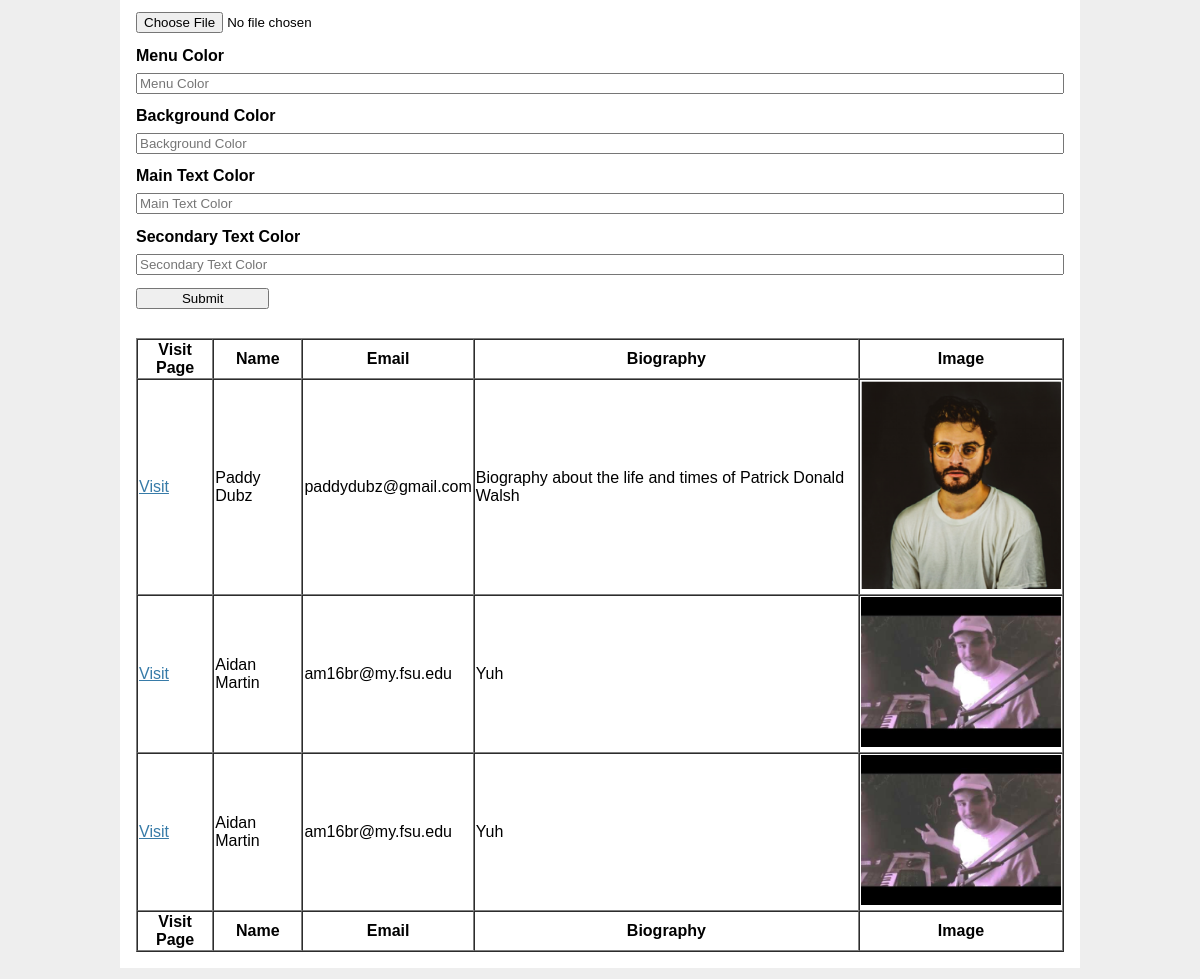
Page /add/Profile (signed in, lower part) on the earlier database version.
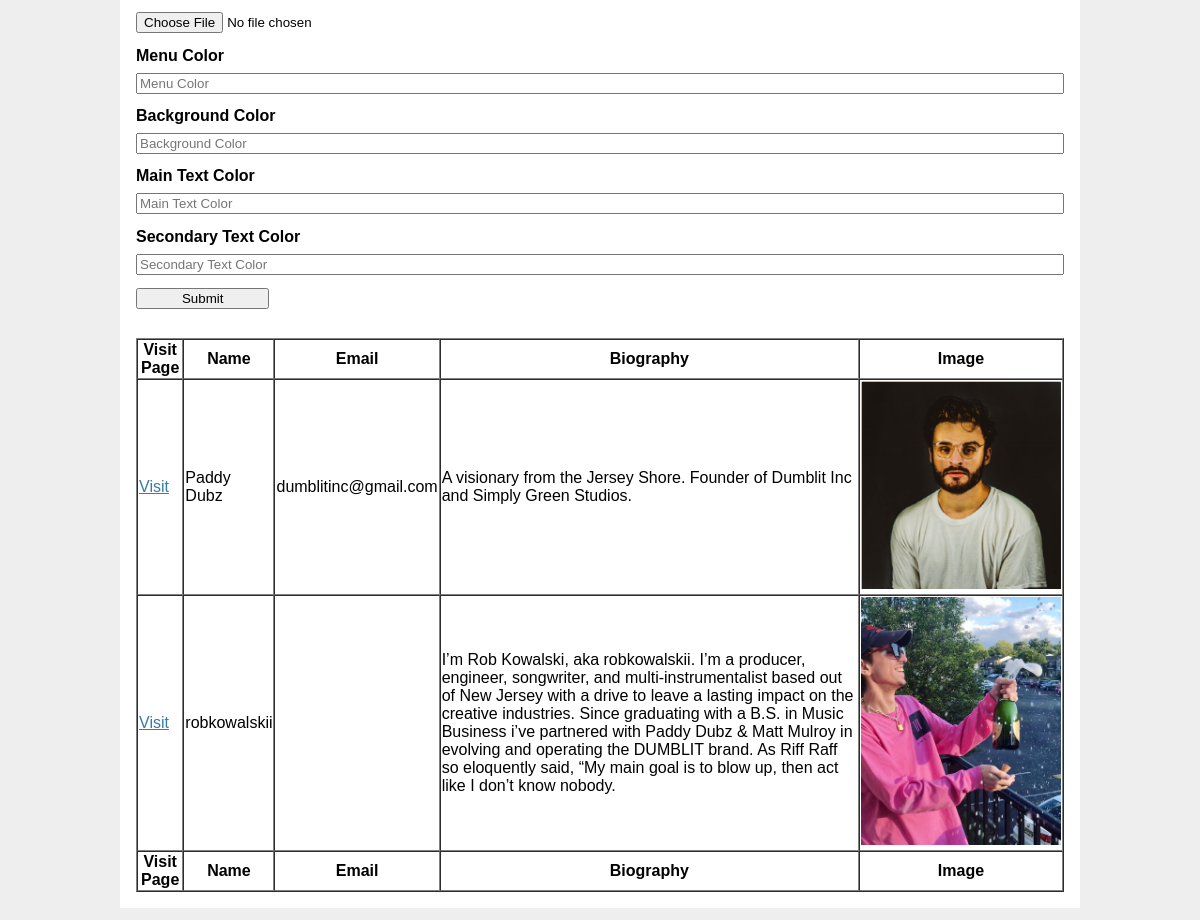
Same page on the later database version.
### tables this page shows
CREATE TABLE Profile (
  id INTEGER PRIMARY KEY AUTOINCREMENT,
  author_id INTEGER NOT NULL,
  created TIMESTAMP NOT NULL DEFAULT CURRENT_TIMESTAMP,
  Name TEXT NOT NULL,
  Email TEXT NOT NULL,
  Phone TEXT NOT NULL,
  Location TEXT NOT NULL,
  Instagram TEXT NOT NULL,
  Twitter TEXT NOT NULL,
  Facebook TEXT NOT NULL,
  Youtube TEXT NOT NULL,
  Soundcloud TEXT NOT NULL,
  Spotify TEXT NOT NULL,
  AppleMusic TEXT NOT NULL,
  Biography TEXT NOT NULL,
  Image TEXT NOT NULL,
  Image2 TEXT NOT NULL,
  menu_color TEXT NOT NULL,
  background_color TEXT NOT NULL,
  main_text_color TEXT NOT NULL,
  secondary_text_color TEXT NOT NULL,
  FOREIGN KEY (author_id) REFERENCES user (id)
);

### flaskr/blog.py (the view, shortened to what this page needs)
@bp.route("/add/<path:page>", methods=("GET", "POST"))
@login_required
def add(page):
    form, fields, values, mark = get_add_page(page)
    return render_template("blog/add.html", form=form, page=page, mark=mark)

### flaskr/forms.py
class ProfileForm(FlaskForm):
    name = StringField(id='Your Name', validators=[InputRequired()])
    email = StringField(id='Public Email')
    phone = StringField(id='Public Phone Number')
    location = StringField(id='Location/Area')
    ig = StringField(id='Instagram Tag: @')
    twitter = StringField(id='Twitter Tag: @')
    fb = StringField(id='Facebook Link')
    yt = StringField(id='Youtube Link')
    soundcloud = StringField(id='Soundcloud Link')
    spotify = StringField(id='Spotify Link')
    apple = StringField(id='Apple Music Link')
    bio = TextAreaField(id='Biography')
    image = FileField(id='Primary Image', validators=[FileRequired()])
    image2 = FileField(id='Secondary Image or Video')
    menu_color = ColorField(id='Menu Color')
    background_color = ColorField(id='Background Color')
    main_text_color = ColorField(id='Main Text Color')
    secondary_text_color = ColorField(id='Secondary Text Color')

### flaskr/auth.py (called while the page is built)
def login_required(view):
    @functools.wraps(view)
    def wrapped_view(**kwargs):
        if g.user is None:
            return redirect(url_for("auth.login"))
        return view(**kwargs)
    return wrapped_view

### flaskr/templates/blog/add.html (shortened to what this page needs)
{% extends 'base.html' %}
{% block content %}
  <form method="POST" action="{{url}}" enctype="multipart/form-data">
    {% for field in form if field.widget.input_type != 'hidden' %}
      {% if field.type == "FileField" %}
          <td>{{ field }}</td>
      {% else %}
        <label for="{{field.id}}">{{field.id}}</label>
        {{ field(placeholder=field.id, class="form-control") }}
      {% endif %}
    {% endfor %}
    <input type="submit" name="Submit">
  </form>
  {{mark}}
{% endblock %}

Differences in the rows shown:
no longer on this page (row edited): Profile: Biography "Visit Page Name Email Biography Image Visit Page Name Email Biography Image Visit Paddy Dubz paddydubz@gmail.com Biography about the life and times of Patrick Donald Walsh Visit Aidan Martin am16br@my.fsu.edu Yuh Visit Aidan Martin am16br@my.fsu.edu Yuh", Biography (picture)
now on this page (row edited): Profile: Biography "Visit Page Name Email Biography Image Visit Page Name Email Biography Image Visit Paddy Dubz dumblitinc@gmail.com A visionary from the Jersey Shore. Founder of Dumblit Inc and Simply Green Studios. Visit robkowalskii I’m Rob Kowalski, aka robkowalskii. I’m a producer, engineer, songwriter, and multi-instrumentalist based out of New Jersey with a drive to leave a lasting impact on the creative industries. Since graduating with a B.S. in Music Business i’ve partnered with Paddy Dubz & Matt Mulroy in evolving and operating the DUMBLIT brand. As Riff Raff so eloquently said, “My main goal is to blow up, then act like I don’t know nobody.", Biography (picture)
